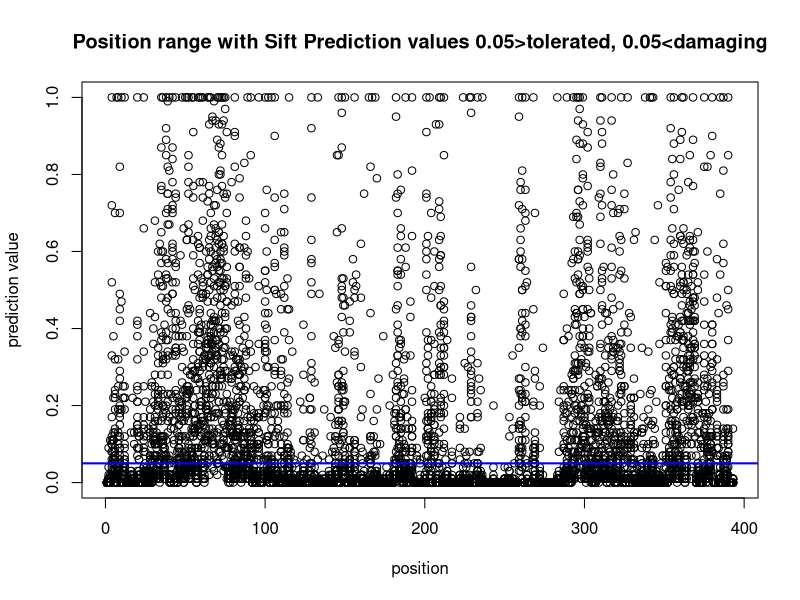
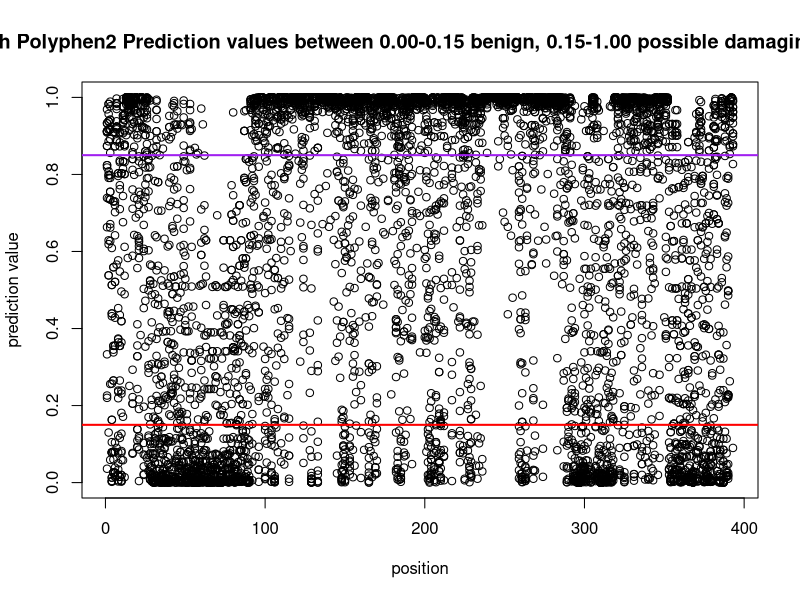
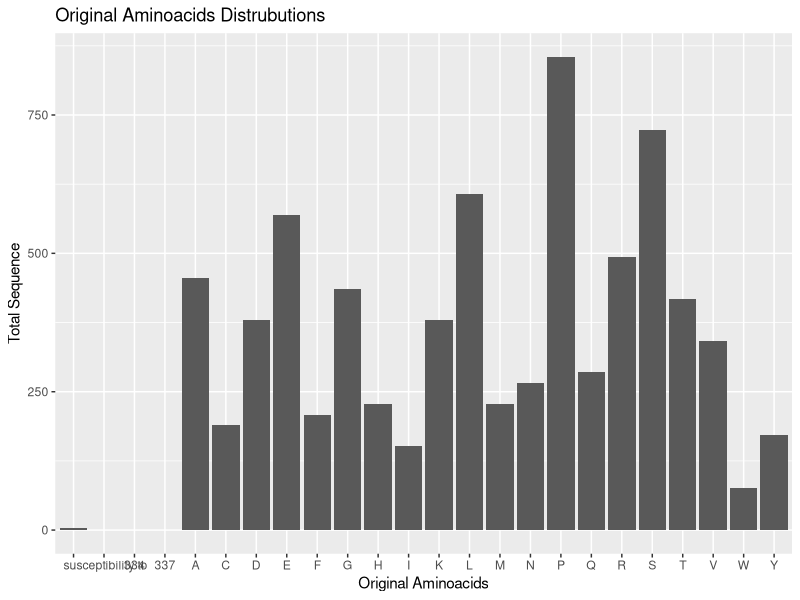
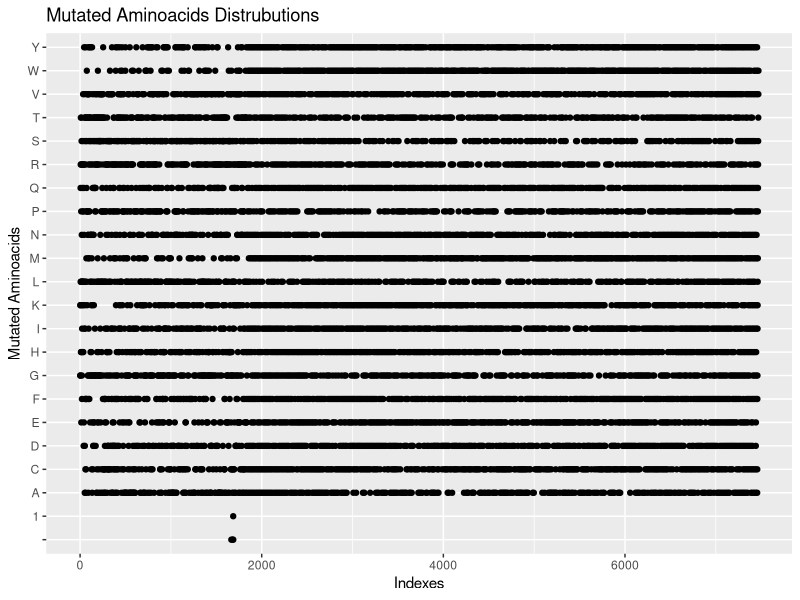
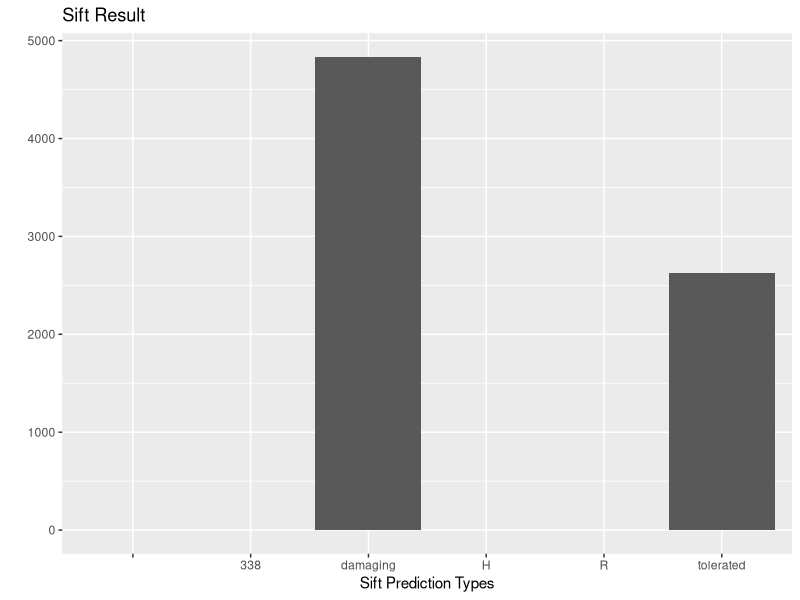
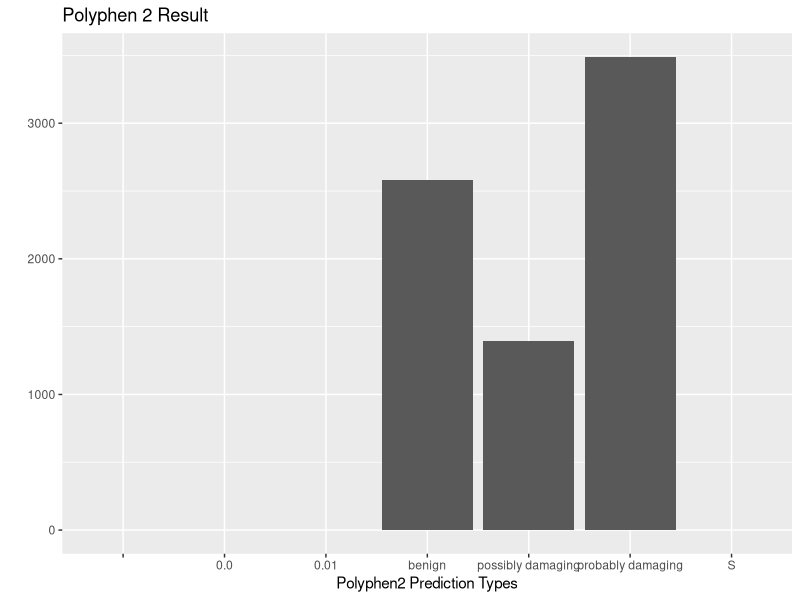
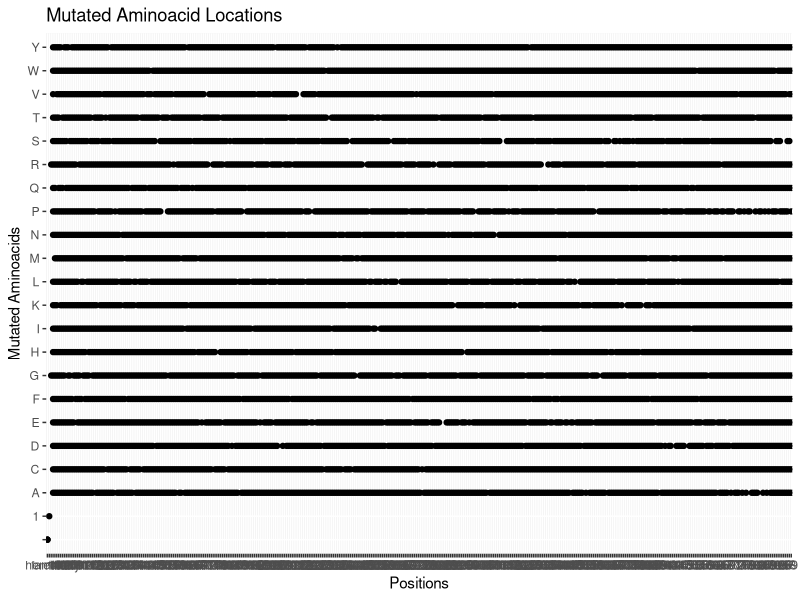
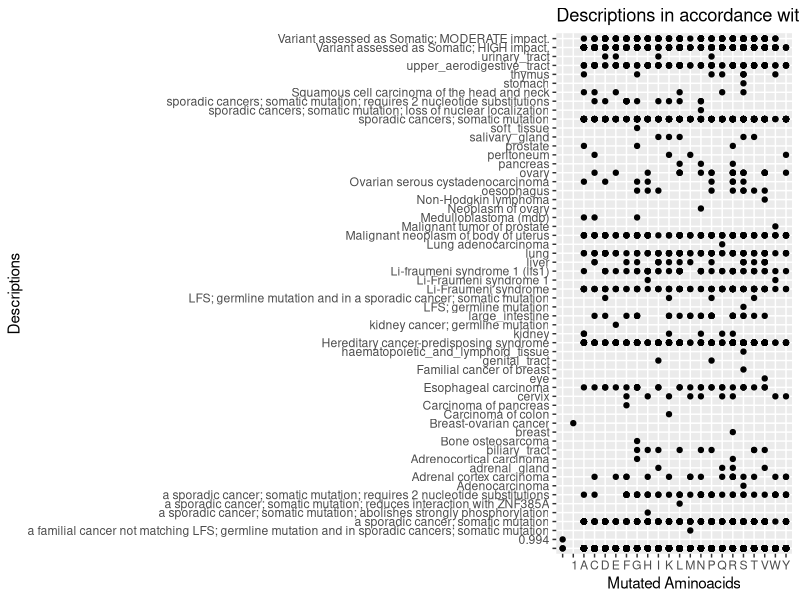

These figures' R source, in order:
## ---- chunk 1
library(dplyr)
library(ggplot2)
## ---- chunk 2
sample_data <- read.csv("./outputs/dictionary.csv") 
## ---- chunk 3
df <- as.data.frame(sample_data) 
## ---- chunk 4
summary(df)
## ---- chunk 5
a <- df %>% select(1,5,as.integer(4),6,as.double(8))
summary(a)
## ---- chunk 6
plot(x=a$position, y=a$siftpredictionValue, xlab = "position", ylab = "prediction value", main = "Position range with Sift Prediction values 0.05>tolerated, 0.05<damaging")
abline(h=0.05, col="blue", lwd=2)
# For sift, prediction values smaller than 0.05 are predicted as damaging

plot(x=a$position, y=df$polyphen2predictionValue, xlab = "position", ylab = "prediction value", main = "Position range with Polyphen2 Prediction values between 0.00-0.15 benign, 0.15-1.00 possible damaging, 0.85-1.00 damaging")
abline(h=0.15, col="red",lwd=2)# below is predicted as benign, possibly damaged start point
abline(h=0.85, col="purple",lwd=2)# above is predicted as damaging
## ---- chunk 7

b <- df %>% select(as.integer(4),5,6)

df$index <- 1:nrow(df)

qplot(b$originalType,xlab = "Original Aminoacids",ylab = "Total Sequence", main = "Original Aminoacids Distrubutions")# original aminoacid distrubition

qplot(df$index, b$mutatedType,xlab = "Indexes",ylab = "Mutated Aminoacids", main = "Mutated Aminoacids Distrubutions")# mutated type distrubution

qplot(df$siftpredictionType,xlab = "Sift Prediction Types",main = "Sift Result") # sift result distrubition

qplot(df$polyphen2predictionType,xlab = "Polyphen2 Prediction Types", main = "Polyphen 2 Result") # polyphen 2 result distrubution

qplot(df$position,df$mutatedType,xlab = "Positions",ylab = "Mutated Aminoacids", main = "Mutated Aminoacid Locations")# mutated aminoacid locations => white spaces 

## ---- chunk 8

qplot(df$mutatedType, df$description,xlab = "Mutated Aminoacids",ylab = "Descriptions", main = "Descriptions in accordance with the mutated aminoacids")
